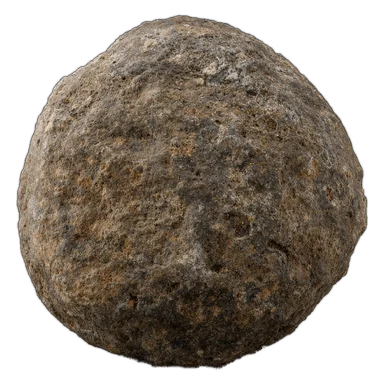
#> input picture godot/assets/img/nodule.webp, 384 x 384 px, given in place of blockers-source.png, which was not available
$ python slice_blocker_sheet.py
#> lines starting #> are read from the running program, lines starting #| are printed output that depends on the picture; after the words box and inside, x2 and y2 are one past the last pixel; in counts of white or black regions, pixels touching at a corner belong together; pictures that were not available may be replaced by others from this repository, and a replacement may not be noted
"""Package supplied rock sprites and generated gas/timber with consistent padding."""
from pathlib import Path
from PIL import Image

ROOT = Path(__file__).resolve().parents[2]
OUT = ROOT / "godot/assets/board/blockers_natural"


def pack(image, name):
    mask = image.getchannel("A").point(lambda a: 255 if a >= 24 else 0)
    bounds = mask.getbbox()
    if not bounds:
        raise ValueError(f"Empty sprite: {name}")
    left, top, right, bottom = bounds
    image = image.crop((max(0, left - 2), max(0, top - 2), min(image.width, right + 2), min(image.height, bottom + 2)))
    image.thumbnail((212, 212), Image.Resampling.LANCZOS)
    sprite = Image.new("RGBA", (256, 256))
    sprite.paste(image, ((256 - image.width) // 2, (256 - image.height) // 2))
    sprite.save(OUT / f"{name}.png")


def main():
    OUT.mkdir(parents=True, exist_ok=True)
    sheet = Image.open(ROOT / "art/board/blockers-source.png").convert("RGBA")
#> sheet is the input picture: PIL image 384x384 RGBA; mean R, G, B, A 65.8, 56.3, 45.5, 162.5
    for name, box in {
        "mud": (80, 0, 440, 300),
        "rock1": (70, 320, 430, 630),
        "rock2": (70, 650, 430, 940),
    }.items():
        pack(sheet.crop(box), name)
#> this loop made 3 passes
#> (left in pack, top in pack, right in pack, bottom in pack) on passes 1 to 2: (0, 14, 288, 300), (0, 0, 236, 50)
#> pass 1, in pack, `mask = image.getchannel("A").point(lambda a: 255 if a >= 24 else 0)`:
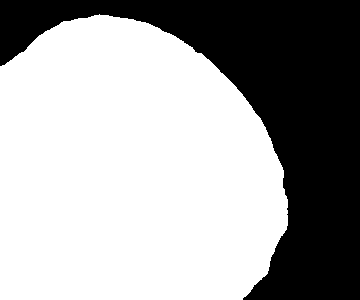
#> mask: PIL image 360x300 L; 64.4% white; 1 black region, box (x1, y1, x2, y2) and area: (0, 0, 360, 300) 38430
#> pass 1, in pack, `image = image.crop((max(0, left - 2), max(0, top - 2), min(image.width..`:
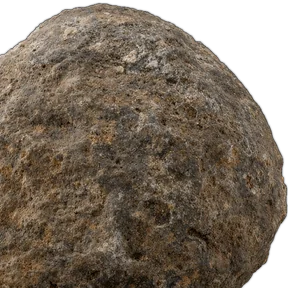
#> image: PIL image 290x288 RGBA; mean R, G, B, A 86.5, 74.1, 59.8, 211.3; transparent parts drawn white
#> pass 1, in pack, `sprite.save(OUT / f"{name}.png")`:
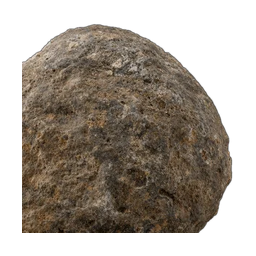
#> saved as mud.png: PIL image 256x256 RGBA; mean R, G, B, A 58.6, 50.1, 40.4, 144.2; transparent parts drawn white
    # Keep the granite body near its intact size; loose chips must not shrink it.
    cracked = sheet.crop((590, 650, 950, 940))
    scale = 200 / 256
    cracked = cracked.resize((round(cracked.width * scale), round(cracked.height * scale)), Image.Resampling.LANCZOS)
    sprite = Image.new("RGBA", (256, 256))
    sprite.paste(cracked, (round(128 - (756 - 590) * scale), round(128 - (801 - 650) * scale)))
    sprite.save(OUT / "rock_cracked.png")
    for name, source in [("gas", "gas-source.png"), ("lock", "timber-source.png")]:
        pack(Image.open(ROOT / "art/board" / source).convert("RGBA"), name)


if __name__ == "__main__":
#> (the run stopped early here; a loop or call above may not have finished)

$ run again, on prototype/web/img/ammonite.webp
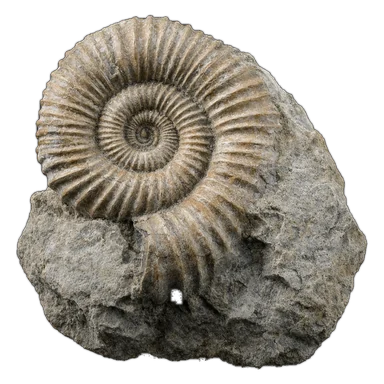
#> input picture prototype/web/img/ammonite.webp, 384 x 384 px, given in place of blockers-source.png, which was not available
#> in main, sheet is the input picture: PIL image 384x384 RGBA; mean R, G, B, A 82.5, 77.4, 68, 160.3
#> the loop in main, `for name, box in { "mud": (80, 0, 440, 300), "rock1": (70, 320, 430, 6..` made 3 passes
#> (left in pack, top in pack, right in pack, bottom in pack) on passes 1 to 2: (0, 14, 288, 300), (0, 0, 270, 50)
#> pass 1, in pack, `mask = image.getchannel("A").point(lambda a: 255 if a >= 24 else 0)`:
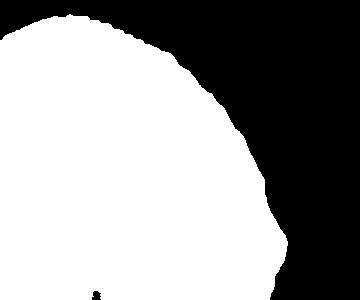
#> mask: PIL image 360x300 L; 60.9% white; 2 black regions, box (x1, y1, x2, y2) and area: (0, 0, 360, 300) 42175, (92, 291, 101, 300) 64
#> pass 1, in pack, `sprite.save(OUT / f"{name}.png")`:
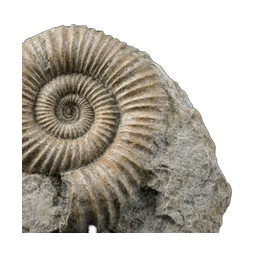
#> saved as mud.png: PIL image 256x256 RGBA; mean R, G, B, A 73, 68.1, 59.5, 136.3; transparent parts drawn white
